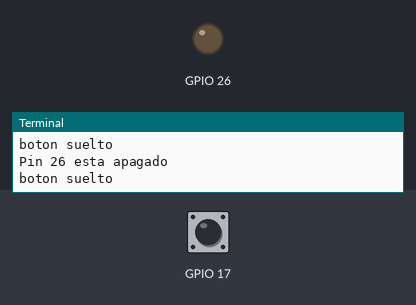
Bench run of a program on a simulated Raspberry Pi (BCM pin numbers). Shown: output pins drawn as LEDs (lit = HIGH), the last lines printed to the terminal. The inputs (shaded band) are chosen by the test bench; at power-on: GPIO 17 HIGH.

Above: at 1.2 s.
1.3 s: GPIO 17 pulled LOW for 0.15 s
At 1.5 s:
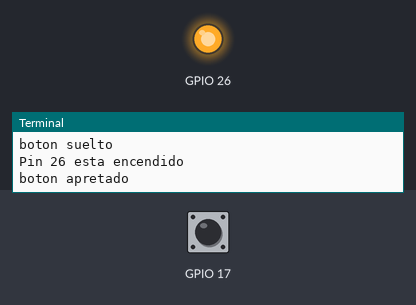
3.1 s: GPIO 17 pulled LOW for 3.2 s
At 7.8 s:
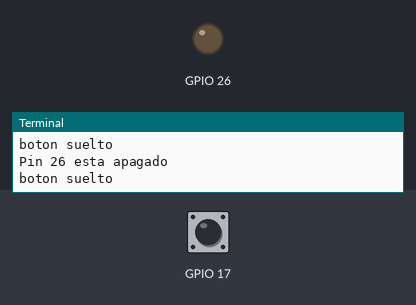
Timing chart, 0 to 9.3 s (numbered marks = the images above; inputs shaded):
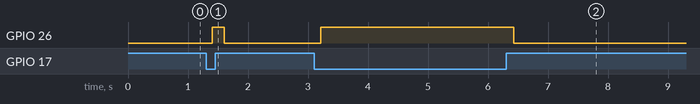

The program:

main.py
```python
import RPi.GPIO as GPIO
import time
from hardware import Led
from hardware import Boton

GPIO.setmode(GPIO.BCM)

try:
    print("Iniciando prueba de boton...")

    led = Led(26)
    boton = Boton(17)

    while True:
        estado = boton.estado()
        time.sleep(0.1)

        if not estado:
            led.encender()
            print("boton apretado")
        else:
            led.apagar()
            print("boton suelto")


except KeyboardInterrupt:
    print("\nDetenido por el usuario.")

finally:
    # SIEMPRE limpiar los pines al terminar
    GPIO.cleanup()
    print("GPIO Limpio. Adiós.")
```

hardware.py
```python
import RPi.GPIO as GPIO
import time

class Led:
    def __init__(self, pin):
        self.pin = pin

        GPIO.setup(self.pin, GPIO.OUT)

        self.apagar()

    def encender(self):
        GPIO.output(self.pin, GPIO.HIGH)
        print(f"Pin {self.pin} esta encendido")

    def apagar(self):
        GPIO.output(self.pin, GPIO.LOW)
        print(f"Pin {self.pin} esta apagado")

class Boton:
    def __init__(self,pin):
        self.pin = pin

        GPIO.setup(self.pin, GPIO.IN, pull_up_down=GPIO.PUD_UP)

    def estado(self):
        return GPIO.input(self.pin)


        
```

Measured:
- after the input at 1.3 s, GPIO 26: LOW → HIGH after 0.11 s, → LOW 0.20 s later
- after the input at 3.1 s, GPIO 26: LOW → HIGH after 0.12 s, → LOW 3.2 s later
